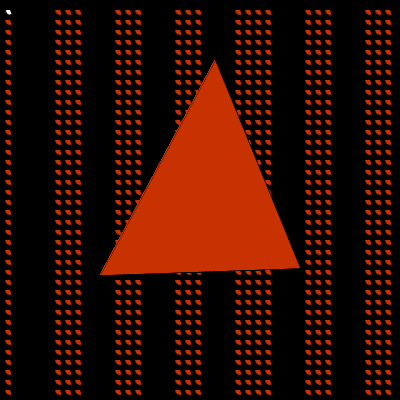
Frame 1 (no input)
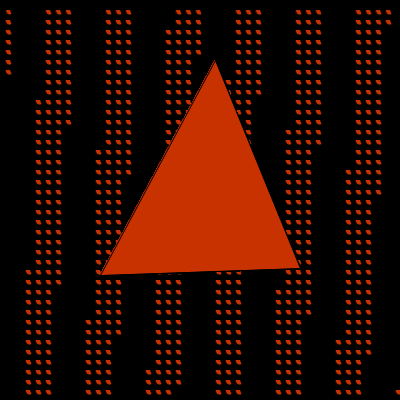
Frame 60 (the mouse pressed at the canvas centre just before this capture)
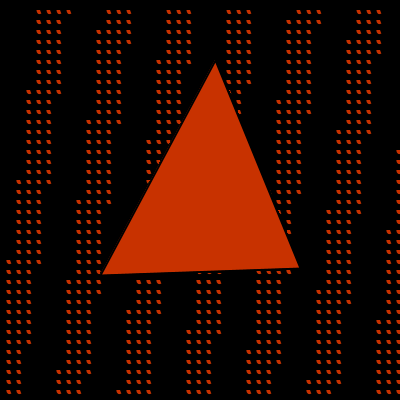
Frame 120 (the mouse held since frame 60 and released just before this capture)

The Processing sketch that drew these frames (run headless with seeded random() and noise(); from frame 60 on, the mouse is pressed at the canvas centre):

// Processing sketch: A1_assignment
// ── A1_assignment.pde
  //Kathleen Vela
  //A1 submission
  //in my code I attempted to play around with a shape that we didn't use in class, so I chose a triangle, 
  //while also using code from Week 3 to create a sort of background to make it more interesting.
  
  int cols = 40;
  int rows = 40;
  
  int stepx, stepy;
  
  int rand_switch = 0;
  
  int x1;
  int y1 ;

  int speed1 = 4;
  
  int x2;
  int y2 ;

  int speed2 = 2;
  
  void setup() {
    
    size(400, 400);
    background(255);
    
    stepx = (width/cols);
    stepy = (height/cols);
    
     x1 = int(random(width));
     y1 = int(random(height));
    
     x2 = int(random(width));
     y2 = int(random(height));
    
   }
   
   void draw() {
     background(0);
     
     for (int y = 0; y < rows; y++) {
       for (int x = 0; x< cols; x++) {
         
         float xp = x*stepx;
         float yp = y*stepy;
         
         int offset = stepx/1;
         
         int method = 1;
         
         switch (method) {
         case 0:
         
           rand_switch = int(random(2));
           break;
           
          case 1:
          
            rand_switch = int(map (cos((x+offset)+(y+offset)*frameCount*0.001), -2, 1, 0, 3));
            break;
            
          case 2:
          
            float distance = dist(width/4, height/4, xp, yp) + cos(frameCount*0.05)*300;
            
            rand_switch = int(map(distance, 0, width/2+(offset), 0, 4)) ;
            break;
          }
          
          if (rand_switch == 0) {
            arc(offset+xp, offset+yp, stepx, stepy, radians(20), radians(90));
          }

          if (rand_switch == 1) {
            arc(offset+xp, offset+yp, stepx, stepy, radians(70), radians(180));
          }
          
          strokeWeight(abs(tan(frameCount*0.1)*3));
          size(400, 400);
          fill(200, 50, 0);
          triangle(100, 275, 215, 60, 300, 268);
          
      }
    }    
  }
